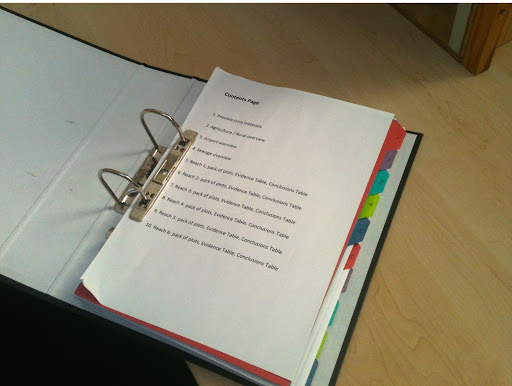
#> input picture Resources/doc.jpg, 512 x 386 px, given in place of lenna.png, which was not available
$ python 'Basic Functions.py'
#> lines starting #> are read from the running program, lines starting #| are printed output that depends on the picture; after the words box and inside, x2 and y2 are one past the last pixel; in counts of white or black regions, pixels touching at a corner belong together; pictures that were not available may be replaced by others from this repository, and a replacement may not be noted
import cv2
import numpy as np

# import image for the project
img = cv2.imread("Resources/lenna.png")
#> img is the input picture: shape (386, 512, 3); mean B, G, R 110.9, 132.1, 139.4

# Display the imported image
cv2.imshow("Lenna Image", img)
cv2.waitKey(0)

# import Video
cap = cv2.VideoCapture("Resources/video.mp4")

while True:
    success, img = cap.read()
    cv2.imshow("Video", img)

    if cv2.waitKey(1) & 0xFF == ord('q'):
#> (key q is pressed here)
        break

# Video using web cam

cap = cv2.VideoCapture(0)
cap.set(3, 640)
cap.set(4, 480)
cap.set(10, 100)

while True:
    success, img = cap.read()
    cv2.imshow("Video", img)

    if cv2.waitKey(1) & 0xFF == ord('q'):
#> (key q is pressed here)
        break

# Image color Transformation
img = cv2.imread("Resources/lenna.png")
kernel = np.ones((5, 5), np.uint8)

imgGray = cv2.cvtColor(img, cv2.COLOR_BGR2GRAY)
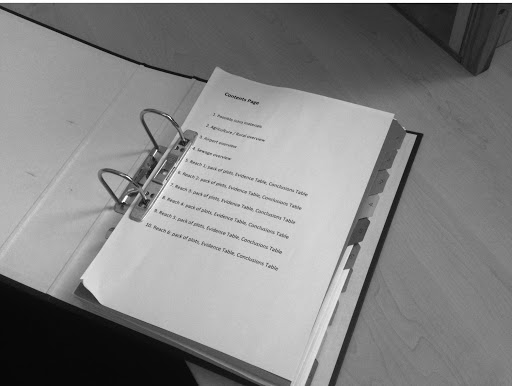
#> imgGray: shape (386, 512); min 0, max 255, mean 131.8
imgBlur = cv2.GaussianBlur(imgGray, (7,7), 0)
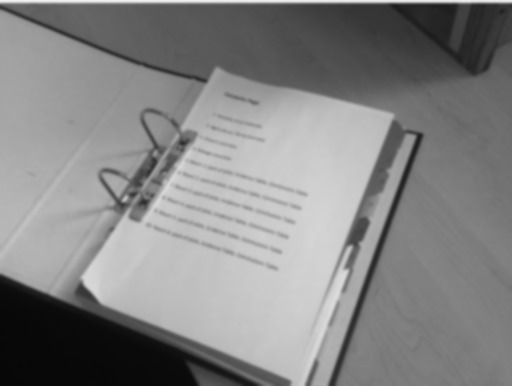
#> imgBlur: shape (386, 512); min 7, max 241, mean 131.8
imgCanny = cv2.Canny(img, 100, 200)
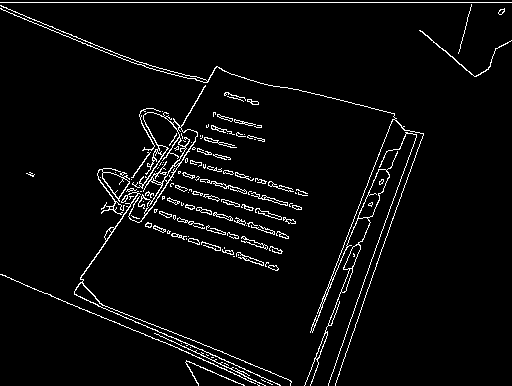
#> imgCanny: shape (386, 512); 4% white in thin lines or dots
imgDilation = cv2.dilate(imgCanny, kernel, iterations=1)
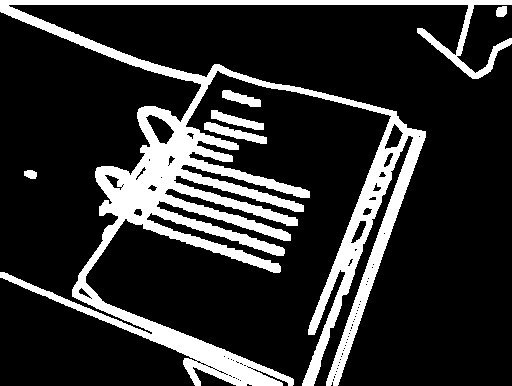
#> imgDilation: shape (386, 512); 18.2% white; 6 white regions, box (x1, y1, x2, y2) and area: (0, 0, 512, 386) 34528, (204, 122, 267, 144) 518, (211, 110, 264, 130) 435, (222, 90, 261, 107) 343, (496, 6, 507, 17) 104, (24, 170, 37, 179) 94
imgEroded = cv2.erode(imgDilation, kernel, iterations=1)
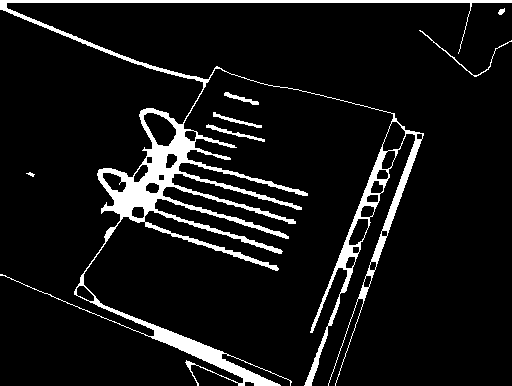
#> imgEroded: shape (386, 512); 8.3% white; 7 white regions, largest, box (x1, y1, x2, y2) and area: (0, 0, 512, 386) 15662, (206, 124, 265, 142) 190, (419, 30, 512, 77) 166

cv2.imshow("Gray Image", imgGray)
cv2.imshow("Blur Image", imgBlur)
cv2.imshow("Canny Image", imgCanny)
cv2.imshow("Dilation Image", imgDilation)
cv2.imshow("Erotion Image", imgEroded)
cv2.waitKey(0)
